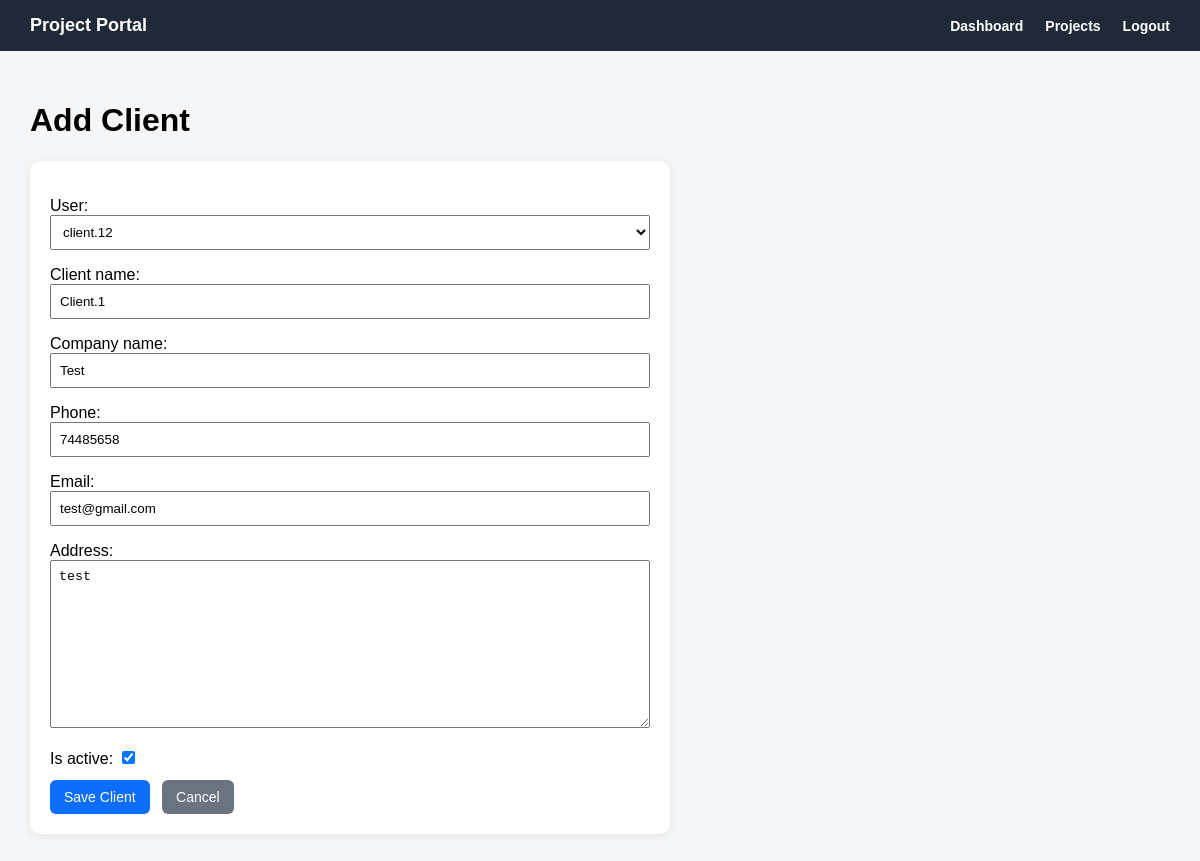
The app's page /clients/2/edit/ (signed in) with its own data.
### clients/models.py (models this page shows, shortened)
class Client(models.Model):
    user = models.OneToOneField(
        settings.AUTH_USER_MODEL,
        on_delete=models.CASCADE,
        related_name='client_profile',
        blank=True,
        null=True
    )
    client_name = models.CharField(max_length=150)
    company_name = models.CharField(max_length=150, blank=True, null=True)
    phone = models.CharField(max_length=30)
    email = models.EmailField(blank=True, null=True)
    address = models.TextField(blank=True, null=True)
    is_active = models.BooleanField(default=True)
    created_at = models.DateTimeField(auto_now_add=True)

### clients/views.py (the view)
# urls.py: path('<int:pk>/edit/', client_edit_view, name='client_edit'),
@login_required
def client_edit_view(request, pk):
    if request.user.role != 'ADMIN':
        return redirect('accounts:dashboard')
    client = get_object_or_404(Client, pk=pk)
    if request.method == 'POST':
        old_user = client.user
        old_client_name = client.client_name
        old_company_name = client.company_name
        old_phone = client.phone
        old_email = client.email
        old_address = client.address
        old_is_active = client.is_active
        form = ClientForm(request.POST, instance=client)
        if form.is_valid():
            client = form.save()
            changes = []
            if old_user != client.user:
                changes.append(f'User: {old_user} -> {client.user}')
            if old_client_name != client.client_name:
                changes.append(f'Client Name: {old_client_name} -> {client.client_name}')
            if old_company_name != client.company_name:
                changes.append(f'Company Name: {old_company_name} -> {client.company_name}')
            if old_phone != client.phone:
                changes.append(f'Phone: {old_phone} -> {client.phone}')
            if old_email != client.email:
                changes.append(f'Email: {old_email} -> {client.email}')
            if old_address != client.address:
                changes.append('Address changed')
            if old_is_active != client.is_active:
                changes.append(f'Active: {old_is_active} -> {client.is_active}')
            description = f'Client updated: {client.client_name}'
            if changes:
                description += ' | Changes: ' + ', '.join(changes)
            ActivityLog.objects.create(
                user=request.user,
                action=ActivityLog.Action.UPDATE,
                model_name='Client',
                object_name=str(client),
                description=description
            )
            return redirect('clients:client_detail', pk=client.pk)
    else:
        form = ClientForm(instance=client)
    return render(request, 'clients/client_form.html', {
        'form': form,
        'page_title': 'Edit Client',
        'button_text': 'Save Changes',
    })

### clients/forms.py
class ClientForm(forms.ModelForm):
    class Meta:
        model = Client
        fields = [
            'user',
            'client_name',
            'company_name',
            'phone',
            'email',
            'address',
            'is_active',
        ]
    def __init__(self, *args, **kwargs):
        super().__init__(*args, **kwargs)
        self.fields['user'].queryset = User.objects.filter(role='CLIENT')
        self.fields['user'].required = False

### templates/clients/client_form.html (shortened to what this page needs)
{% extends 'base.html' %}
{% block content %}
<h1>Add Client</h1>
<div class="form-card">
    <form method="post">
        {{ form.as_p }}
        <button type="submit" class="btn btn-primary">Save Client</button>
        <a href="{% url 'clients:client_list' %}" class="btn btn-secondary">
            Cancel
        </a>
    </form>
</div>
{% endblock %}

### templates/base.html (style rules this page uses)
body { margin: 0; font-family: Arial, sans-serif; background: #f4f6f8; }

### templates/clients/client_form.html (style rules this page uses)
.form-card { background: white; padding: 20px; border-radius: 10px; box-shadow: 0 2px 8px rgba(0, 0, 0, 0.08); max-width: 600px; }
.form-card form p { margin-bottom: 12px; }
.form-card input, .form-card textarea, .form-card select { width: 100%; padding: 8px; box-sizing: border-box; }
.form-card input[type="checkbox"] { width: auto; }
.btn { display: inline-block; border: none; padding: 9px 14px; border-radius: 6px; cursor: pointer; text-decoration: none; font-size: 14px; }
.btn-primary { background: #0d6efd; color: white; }
.btn-secondary { background: #6b7280; color: white; margin-left: 8px; }

### records on screen
Client: user "client.12", client_name "Client.1", company_name "Test", phone "74485658", email "test@gmail.com", address "test", is_active "☑"
